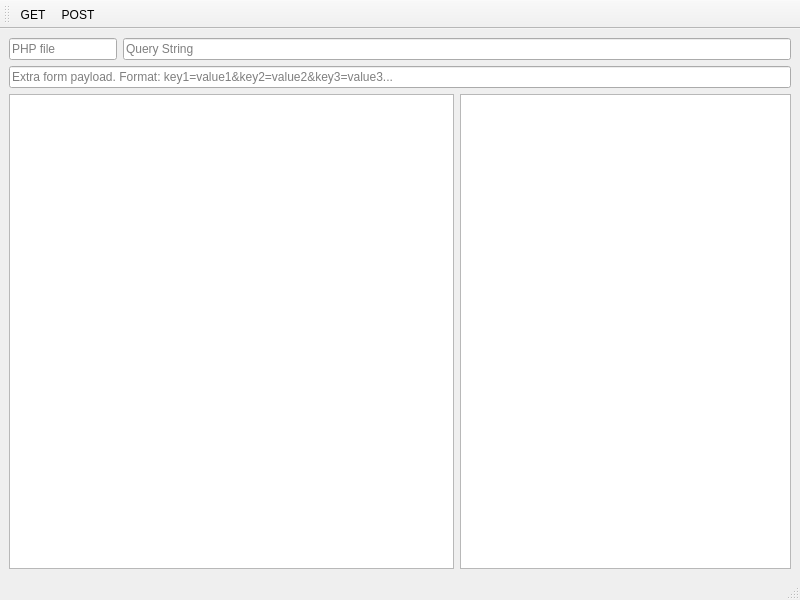
<?xml version="1.0" encoding="UTF-8"?>
<ui version="4.0">
 <class>GumboParserTestbed</class>
 <widget class="QMainWindow" name="GumboParserTestbed">
  <property name="geometry">
   <rect>
    <x>0</x>
    <y>0</y>
    <width>800</width>
    <height>600</height>
   </rect>
  </property>
  <property name="windowTitle">
   <string>MainWindow</string>
  </property>
  <widget class="QWidget" name="centralwidget">
   <layout class="QGridLayout" name="gridLayout" columnstretch="0,1,1">
    <item row="0" column="0">
     <widget class="QLineEdit" name="lineEditPHP">
      <property name="placeholderText">
       <string>PHP file</string>
      </property>
     </widget>
    </item>
    <item row="0" column="1" colspan="2">
     <widget class="QLineEdit" name="lineEditQS">
      <property name="placeholderText">
       <string>Query String</string>
      </property>
     </widget>
    </item>
    <item row="1" column="0" colspan="3">
     <widget class="QLineEdit" name="lineEditPayload">
      <property name="placeholderText">
       <string>Extra form payload. Format: key1=value1&amp;key2=value2&amp;key3=value3...</string>
      </property>
     </widget>
    </item>
    <item row="2" column="0" colspan="2">
     <widget class="QTreeView" name="treeView"/>
    </item>
    <item row="2" column="2">
     <widget class="QPlainTextEdit" name="plainTextEdit"/>
    </item>
   </layout>
  </widget>
  <widget class="QMenuBar" name="menubar">
   <property name="geometry">
    <rect>
     <x>0</x>
     <y>0</y>
     <width>800</width>
     <height>22</height>
    </rect>
   </property>
  </widget>
  <widget class="QStatusBar" name="statusbar"/>
  <widget class="QToolBar" name="toolBar">
   <property name="windowTitle">
    <string>toolBar</string>
   </property>
   <attribute name="toolBarArea">
    <enum>TopToolBarArea</enum>
   </attribute>
   <attribute name="toolBarBreak">
    <bool>false</bool>
   </attribute>
   <addaction name="actionGET"/>
   <addaction name="actionPOST"/>
  </widget>
  <action name="actionGET">
   <property name="text">
    <string>GET</string>
   </property>
  </action>
  <action name="actionPOST">
   <property name="text">
    <string>POST</string>
   </property>
  </action>
 </widget>
 <resources/>
 <connections/>
</ui>
